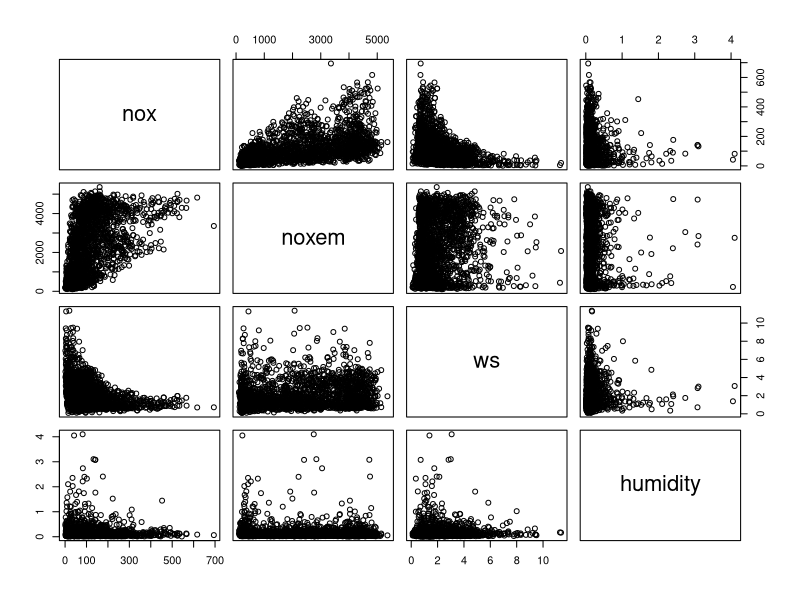
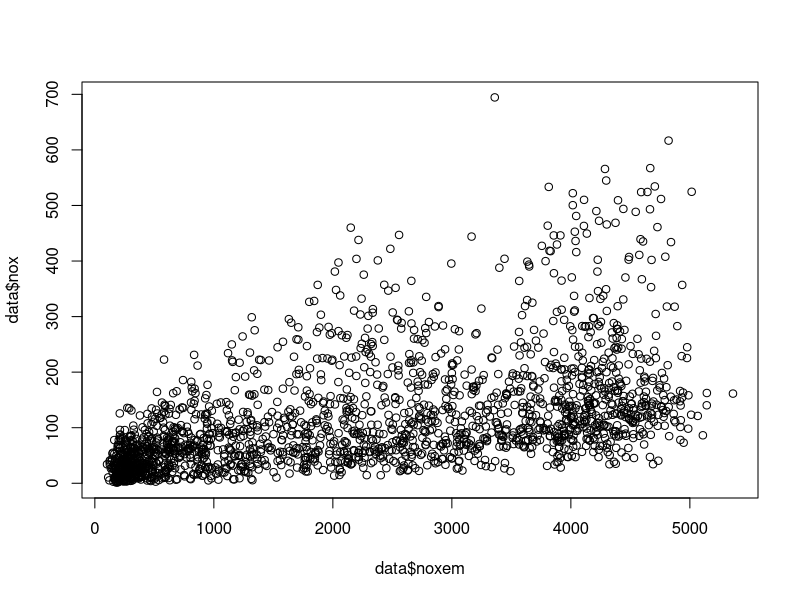
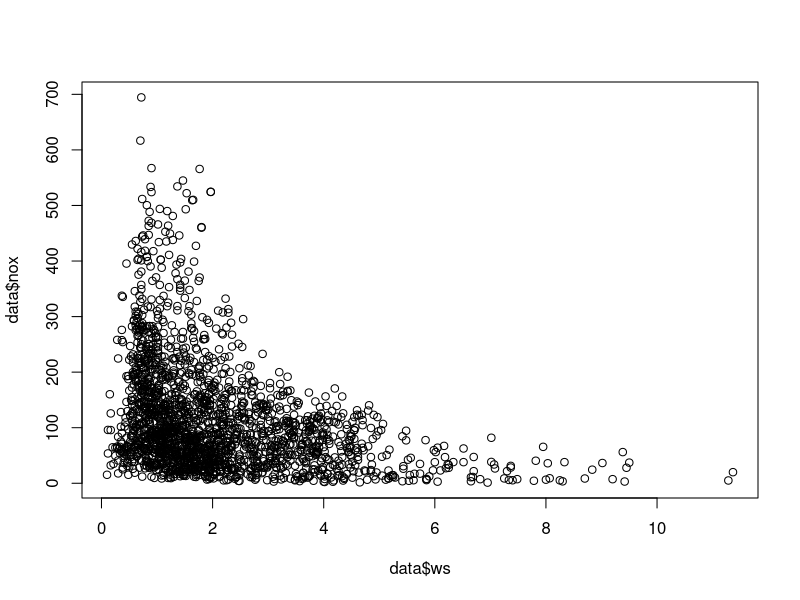
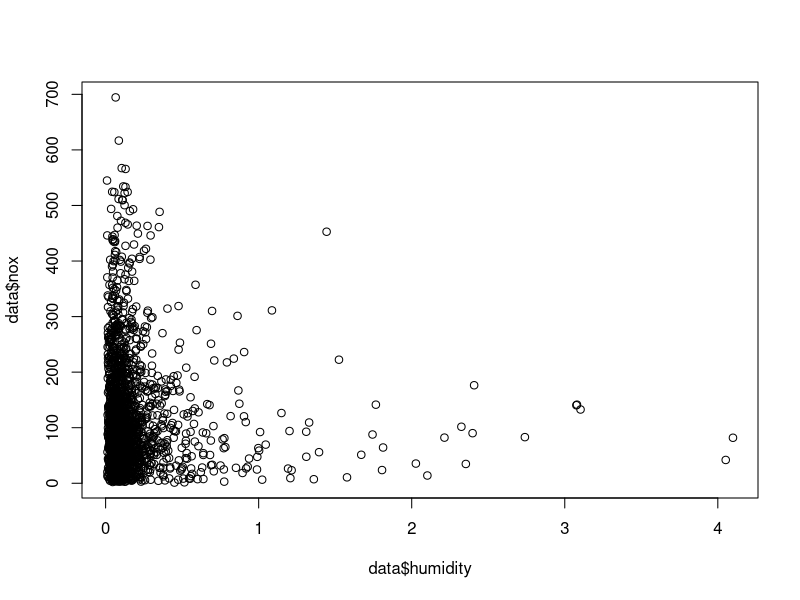
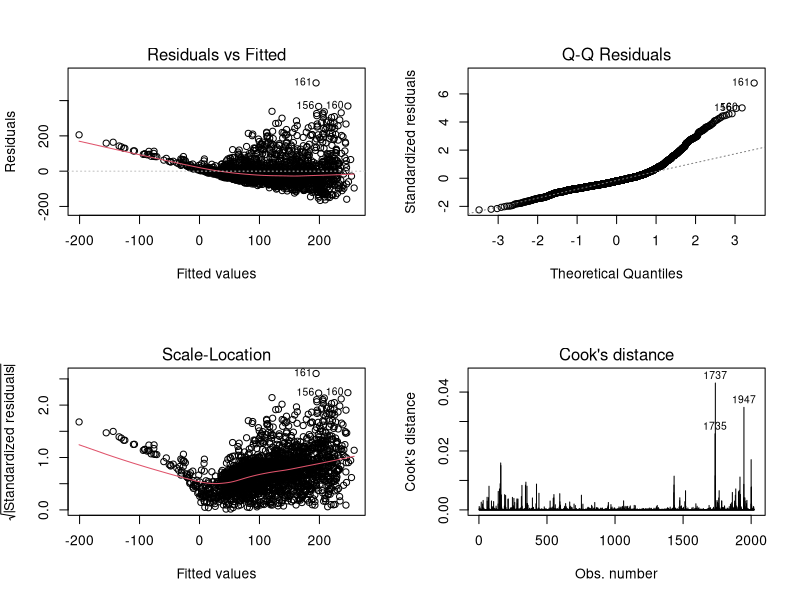
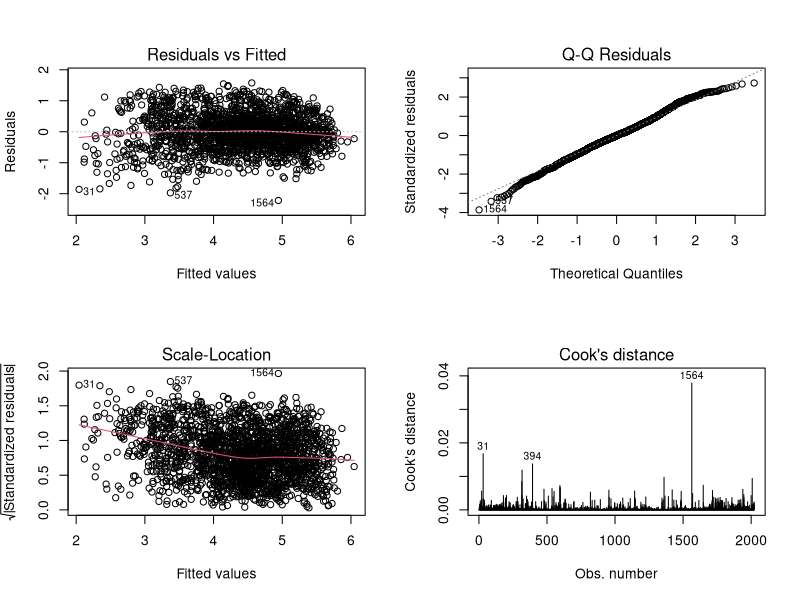
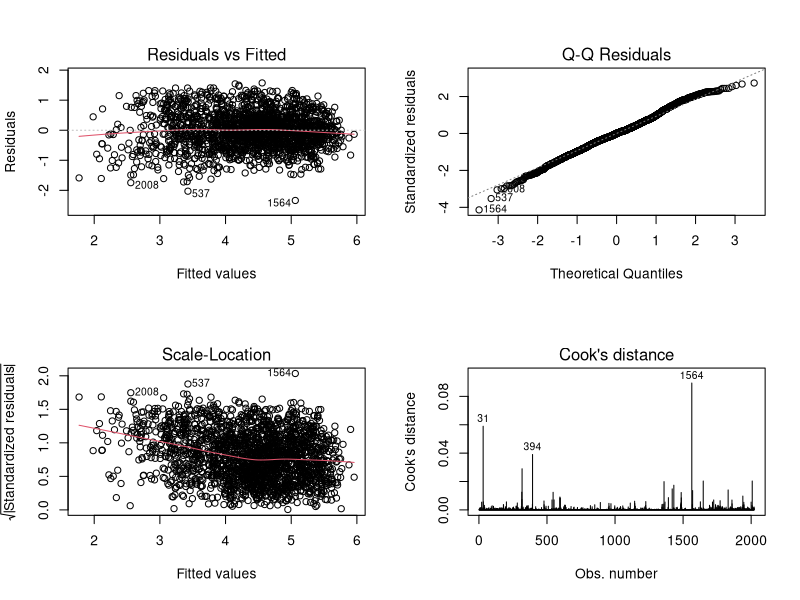

These charts were generated, in order, by the following R code: (Note: this script raises an error after producing the figures.)
# Statistical Data and Analysis - ICA. 

# Plot the standard lin model plots
lmsum <- function(lm) {
  # Some analytics plots
  par(mfrow=c(2,2))
  plot(lm, which=c(1,2,3,4), ask=FALSE)
  par(mfrow=c(1,1))
}

# Plots important of Pairs of variables
summaryplots <- function(data) {
  # Initial Matrix plot of all variables.
  pairs(data)
  
  plot(data$noxem,data$nox)
  plot(data$ws,data$nox)
  plot(data$humidity,data$nox)
}

summarisemodel <- function(lm) {
  # Get the residuals from the data
  summary(lm)
  lmsum(lm)
}

# Import the data:
data <- read.table('emissionssw.dat', header = T)
summaryplots(data)

### Multivariate Linear Regression ### 
X = as.matrix(data[,c('noxem','ws','humidity')]);
Y = as.matrix(data[,'nox']);

# Simple linear case
nox.fit <- lm(nox ~ noxem + ws + humidity, data=data);
summarisemodel(nox.fit)

# Try some log models
logdata = log(data)

# Simple log
log.fit <- lm(nox ~ noxem + ws + humidity, data=logdata);
summarisemodel(log.fit)

# Better but OTT
loginteractions.fit <- lm(nox ~ noxem * ws * humidity, data=logdata);
summarisemodel(loginteractions.fit)

# Plotting QQ plot of standardised Residuals
qqnorm(nox.stdres);
qqline(nox.stdres, col = 2);

# Plotting Residuals with respect to Predictors:
par( oma=c(1,1,3,1) );
par( mfrow=c(1,3) );
plot( nox.stdres, X[,1], ylab="Noxem predictors", xlab="Standardised residuals" )
plot( nox.stdres, X[,2], ylab="Wind Speed predictors", xlab = "Standardised residuals")
plot( nox.stdres, X[,3], ylab="Humidity predictors", xlab = "Standardised residuals")

# Auto-correlation ! 
acf(data$nox)
